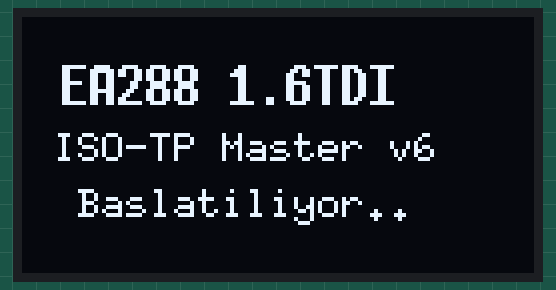
The sketch below on a simulated Arduino Nano, built with avr-gcc and run on an emulated ATmega328P. Shown: 128×64 one-colour display.

Above: at 0.5 s.
At 19.6 s:
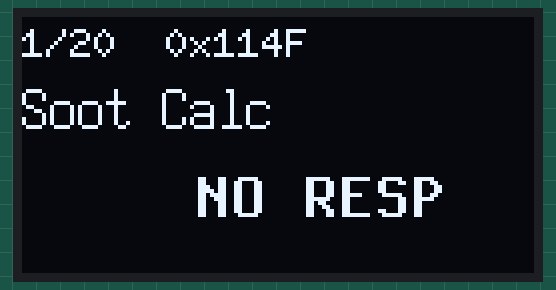
At 22.9 s:
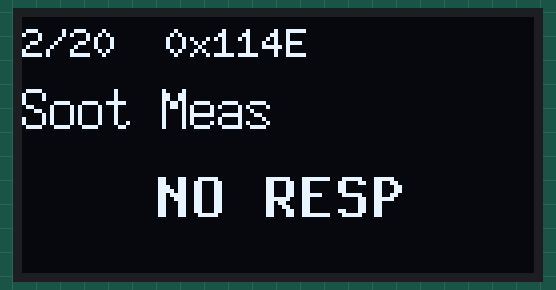
At 26.2 s:
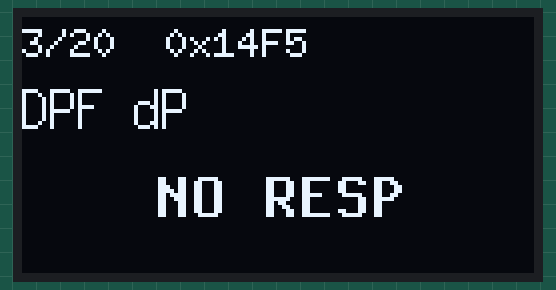
At 29.5 s:
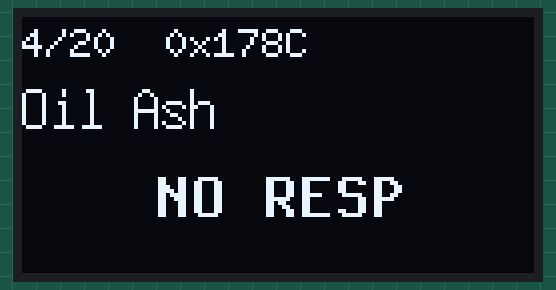
At 36.3 s:
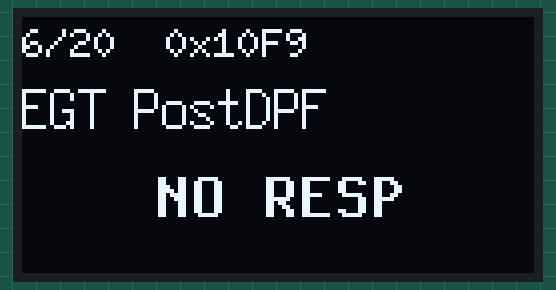

The sketch:

address_verifier_v6.ino
```cpp
// ==========================================================================
// VAG EA288 (1.6 TDI - CLHA) UDS DID ADRES DOĞRULAYICI - v6 (ISO-TP MASTER)
// Arduino Nano + MCP2515 (8 MHz kristal, 500 kbps) + SSD1306 128x64 SPI
// ==========================================================================

#include <SPI.h>
#include <mcp2515.h>
#include <U8g2lib.h>
#include <stdlib.h>

// ---------- PIN TANIMLARI ----------
#define PIN_CAN_CS    10
#define PIN_CAN_INT    2
#define PIN_OLED_CS    9
#define PIN_OLED_DC    8
#define PIN_OLED_RES   7

// ---------- CAN / UDS PROTOKOL AYARLARI ----------
#define CAN_TX_ID     0x7E0
#define CAN_RX_ID     0x7E8
#define SCAN_TIMEOUT_MS  400
#define DISPLAY_DELAY_MS 3000

// ==========================================================================
// FORMÜL TİPLERİ VE DID TABLOSU (PROGMEM)
// ==========================================================================
enum FormulaType : uint8_t {
  FMT_DIV100,       // raw / 100
  FMT_DIV10,        // raw / 10
  FMT_DIV10_M2731,  // raw / 10 - 273.1 (Kelvin -> Celsius)
  FMT_BYTE_M40,     // A - 40 (1-bayt Standart OBD Coolant)
  FMT_BOOST_MBAR,   // (raw * 0.25) / 1000 (bar - MAP Mutlak Basınç)
  FMT_DIV50,        // raw / 50 (Akü Voltajı)
  FMT_U32_M_TO_KM,  // 4-bayt metre -> km (raw32 / 1000)
  FMT_U32_S_TO_MIN, // 4-bayt saniye -> dakika (raw32 / 60)
  FMT_DIV_81_92,    // raw / 81.92 (Alternatör Yükü %)
  FMT_RAW           // Ham tamsayı / Bitwise durum
};

struct DID_Entry {
  uint16_t    did;
  char        label[13];
  char        unit[7];
  FormulaType fmt;
  uint8_t     byteLen;
};

// Yeni Eklenenler dahil olmak üzere DID listesi
static const DID_Entry DID_TABLE[] PROGMEM = {
  { 0x114F, "Soot Calc",   "g",     FMT_DIV100,       2 },
  { 0x114E, "Soot Meas",   "g",     FMT_DIV100,       2 },
  { 0x14F5, "DPF dP",      "mbar",  FMT_DIV10,        2 },
  { 0x178C, "Oil Ash",     "g",     FMT_DIV10,        2 },
  { 0x11B2, "EGT Pre-DPF", "C",     FMT_DIV10_M2731,  2 },
  { 0x10F9, "EGT PostDPF", "C",     FMT_DIV10_M2731,  2 },
  { 0x11BE, "Oil Temp",    "C",     FMT_DIV10_M2731,  2 },
  { 0x1628, "Intake Temp", "C",     FMT_DIV10_M2731,  2 },
  { 0xF405, "Coolant",     "C",     FMT_BYTE_M40,     1 },
  { 0x1156, "Dist/Regen",  "km",    FMT_U32_M_TO_KM,  4 },
  { 0x115E, "Time/Regen",  "min",   FMT_U32_S_TO_MIN, 4 },
  { 0x1347, "Regen Dur",   "min",   FMT_U32_S_TO_MIN, 4 },
  { 0x11B6, "Inj Allowed", "adet",  FMT_RAW,          2 },
  { 0x16A9, "Odometer",    "km",    FMT_U32_M_TO_KM,  4 },
  { 0x181A, "Boost",       "bar",   FMT_BOOST_MBAR,   2 },
  { 0x163A, "Main Inj",    "mg/st", FMT_DIV100,       2 },
  { 0x1314, "LP-EGR",      "%",     FMT_DIV100,       2 },
  { 0x105C, "Gen Load",    "%",     FMT_DIV_81_92,    2 },
  { 0x105E, "Battery",     "V",     FMT_DIV50,        2 },
  { 0x100C, "Fuel Level",  "L",     FMT_DIV100,       2 }
};

#define DID_COUNT ((uint8_t)(sizeof(DID_TABLE) / sizeof(DID_Entry)))

struct DID_Result {
  uint32_t raw;
  uint8_t  flags;
};
DID_Result results[DID_COUNT];
char g_buf[24];

MCP2515 can(PIN_CAN_CS);
U8G2_SSD1306_128X64_NONAME_1_4W_HW_SPI u8g2(U8G2_R0, PIN_OLED_CS, PIN_OLED_DC, PIN_OLED_RES);

#define MAX_PAYLOAD 32
uint8_t rxBuffer[MAX_PAYLOAD];
uint16_t rxLen = 0;

static void readEntry(uint8_t idx, DID_Entry* e) { memcpy_P(e, &DID_TABLE[idx], sizeof(DID_Entry)); }

static float applyFormula(uint32_t raw, FormulaType fmt) {
  switch (fmt) {
    case FMT_DIV100:       return raw / 100.0f;
    case FMT_DIV10:        return raw / 10.0f;
    case FMT_DIV10_M2731:  return (raw / 10.0f) - 273.1f;
    case FMT_BYTE_M40:     return (float)((uint8_t)raw) - 40.0f;
    case FMT_BOOST_MBAR:   return (raw * 0.25f) / 1000.0f;
    case FMT_DIV50:        return raw / 50.0f;
    case FMT_U32_M_TO_KM:  return raw / 1000.0f;
    case FMT_U32_S_TO_MIN: return raw / 60.0f;
    case FMT_DIV_81_92:    return raw / 81.92f;
    default:               return (float)raw;
  }
}

void clearCanBuffer() { struct can_frame dummy; while (can.readMessage(&dummy) == MCP2515::ERROR_OK); }

// ISO-TP Destekli waitUDSResponse
bool waitUDSResponse(uint16_t reqId, uint16_t resId, uint8_t expectedSvc, uint16_t expectedDid, uint8_t* outBuf, uint16_t maxLen, uint16_t* outLen, bool* negOut) {
  unsigned long t0 = millis();
  struct can_frame f;
  uint16_t currentLen = 0, totalLen = 0;
  uint8_t expectedSeq = 1;
  while ((millis() - t0) < SCAN_TIMEOUT_MS) {
    if (can.readMessage(&f) != MCP2515::ERROR_OK) continue;
    if (f.can_id != resId) continue;
    uint8_t pciType = f.data[0] & 0xF0;

    if (pciType == 0x00) { // SF
      uint8_t sfLen = f.data[0] & 0x0F;
      if (f.data[1] == 0x7F && f.data[2] == (expectedSvc - 0x40)) { *negOut = true; return true; }
      if (f.data[1] == expectedSvc) {
        uint16_t resDid = ((uint16_t)f.data[2] << 8) | f.data[3];
        if (resDid == expectedDid) {
          *negOut = false; currentLen = sfLen - 3;
          if (currentLen > maxLen) currentLen = maxLen;
          for (uint16_t i = 0; i < currentLen; i++) outBuf[i] = f.data[4 + i];
          *outLen = currentLen; return true;
        }
      }
    }
    else if (pciType == 0x10) { // FF
      totalLen = (((uint16_t)(f.data[0] & 0x0F)) << 8) | f.data[1];
      if (f.data[2] == expectedSvc) {
        uint16_t resDid = ((uint16_t)f.data[3] << 8) | f.data[4];
        if (resDid == expectedDid) {
          *negOut = false;
          for (uint8_t i = 0; i < 3; i++) { if (currentLen < maxLen) outBuf[currentLen++] = f.data[5 + i]; }
          struct can_frame fc;
          fc.can_id = reqId; fc.can_dlc = 8;
          fc.data[0] = 0x30; fc.data[1] = 0x00; fc.data[2] = 0x00;
          for(int i = 3; i < 8; i++) fc.data[i] = 0x55;
          can.sendMessage(&fc);
          t0 = millis();
        }
      }
    }
    else if (pciType == 0x20) { // CF
      uint8_t seq = f.data[0] & 0x0F;
      if (seq == expectedSeq) {
        expectedSeq = (expectedSeq + 1) & 0x0F;
        for (uint8_t i = 1; i < 8; i++) {
          if (currentLen < (totalLen - 3) && currentLen < maxLen) outBuf[currentLen++] = f.data[i];
        }
        if (currentLen >= (totalLen - 3) || currentLen >= maxLen) { *outLen = currentLen; return true; }
        t0 = millis();
      }
    }
  }
  return false;
}

void sendUDS(uint16_t did) {
  clearCanBuffer();
  struct can_frame f;
  f.can_id = CAN_TX_ID; f.can_dlc = 8;
  f.data[0] = 0x03; f.data[1] = 0x22;
  f.data[2] = (did >> 8) & 0xFF; f.data[3] = did & 0xFF;
  for (int i=4; i<8; i++) f.data[i] = 0x55;
  can.sendMessage(&f);
}

void drawWelcome() {
  u8g2.firstPage();
  do {
    u8g2.setFont(u8g2_font_7x14B_tf);
    u8g2.drawStr(10, 22, "EA288 1.6TDI");
    u8g2.setFont(u8g2_font_6x10_tf);
    u8g2.drawStr(8,  36, "ISO-TP Master v6");
    u8g2.drawStr(14, 50, "Baslatiliyor..");
  } while (u8g2.nextPage());
}

void drawScanScreen(uint8_t idx) {
  DID_Entry e; readEntry(idx, &e);
  uint8_t pct = (uint8_t)((uint32_t)idx * 100 / DID_COUNT);
  uint8_t filled = (uint8_t)((uint32_t)pct * 124 / 100);

  u8g2.firstPage();
  do {
    u8g2.setFont(u8g2_font_6x10_tf);
    u8g2.drawStr(0, 10, "EA288 UDS TARAMA");
    snprintf(g_buf, sizeof(g_buf), "0x%04X  %u/%u", e.did, idx + 1, DID_COUNT);
    u8g2.drawStr(0, 24, g_buf);
    u8g2.drawStr(0, 36, e.label);
    u8g2.drawFrame(0, 44, 128, 10);
    if (filled > 0) u8g2.drawBox(2, 46, filled, 6);
  } while (u8g2.nextPage());
}

void drawResult(uint8_t idx) {
  DID_Entry e; readEntry(idx, &e);
  DID_Result r = results[idx];
  bool ok = r.flags & 0x01;
  bool neg = r.flags & 0x02;

  char valStr[24];
  if (!ok) strcpy(valStr, "NO RESP");
  else if (neg) strcpy(valStr, "NEG 7F");
  else {
    if (e.fmt == FMT_RAW) snprintf(valStr, sizeof(valStr), "%lu %s", r.raw, e.unit);
    else {
      float v = applyFormula(r.raw, e.fmt);
      char fBuf[12];
      dtostrf(v, 1, 2, fBuf);
      snprintf(valStr, sizeof(valStr), "%s %s", fBuf, e.unit);
    }
  }

  uint8_t strW = u8g2.getStrWidth(valStr);
  uint8_t xPos = (strW < 128) ? (128 - strW) / 2 : 0;

  u8g2.firstPage();
  do {
    u8g2.setFont(u8g2_font_6x10_tf);
    snprintf(g_buf, sizeof(g_buf), "%u/%u  0x%04X", idx + 1, DID_COUNT, e.did);
    u8g2.drawStr(0, 10, g_buf);
    u8g2.setFont(u8g2_font_7x14_tf);
    u8g2.drawStr(0, 28, e.label);
    u8g2.setFont(u8g2_font_9x18B_tf);
    u8g2.drawStr(xPos, 50, valStr);
  } while (u8g2.nextPage());
}

void setup() {
  u8g2.begin();
  drawWelcome(); delay(1500);

  can.reset();
  can.setBitrate(CAN_500KBPS, MCP_8MHZ);
  can.setNormalMode();

  for (uint8_t i = 0; i < DID_COUNT; i++) {
    DID_Entry e; readEntry(i, &e);
    drawScanScreen(i);
    sendUDS(e.did);

    bool neg = false;
    rxLen = 0;
    bool got = waitUDSResponse(CAN_TX_ID, CAN_RX_ID, 0x62, e.did, rxBuffer, MAX_PAYLOAD, &rxLen, &neg);

    uint32_t val = 0;
    if (got && !neg) {
      if (rxLen == 1) val = rxBuffer[0];
      else if (rxLen == 2) val = ((uint16_t)rxBuffer[0] << 8) | rxBuffer[1];
      else if (rxLen >= 4) val = ((uint32_t)rxBuffer[0] << 24) | ((uint32_t)rxBuffer[1] << 16) | ((uint32_t)rxBuffer[2] << 8) | rxBuffer[3];
    }

    results[i].raw = (got && !neg) ? val : 0;
    results[i].flags = (got ? 0x01 : 0x00) | (neg ? 0x02 : 0x00);
    delay(40);
  }
}

void loop() {
  for (uint8_t i = 0; i < DID_COUNT; i++) {
    drawResult(i);
    delay(DISPLAY_DELAY_MS);
  }
}
```

Measured:
- what the display in image 0 shows lasts 1.9 s, from 0.5 s to 2.4 s
- what the display in image 1 shows lasts 3.4 s, from 19.5 s to 22.9 s
- what the display in image 2 shows lasts 3.3 s, from 22.9 s to 26.2 s
